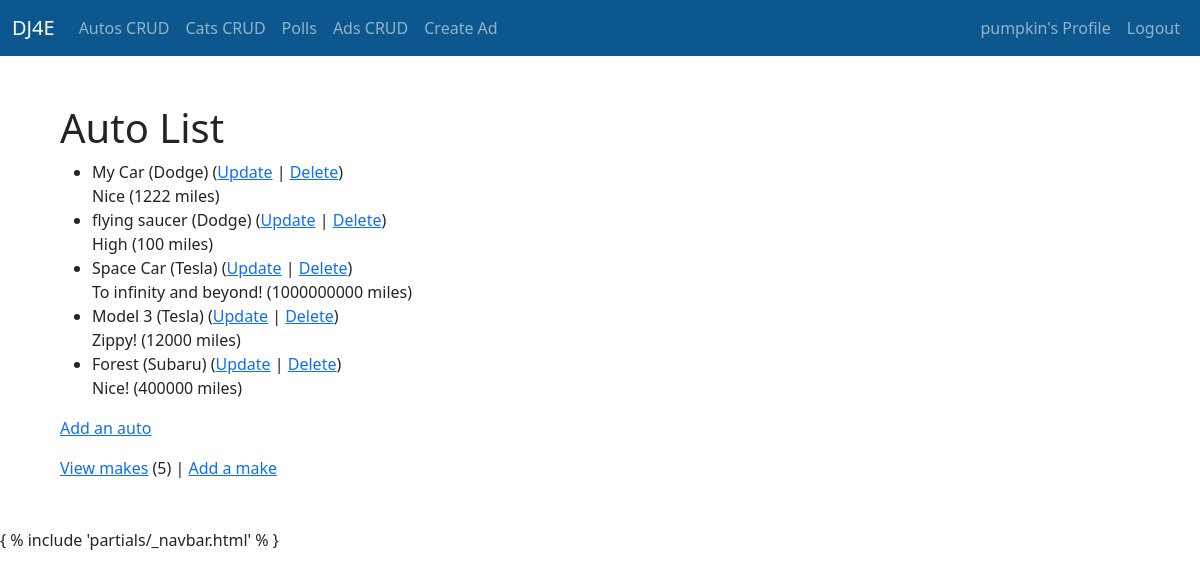
/autos/ (signed in), run on the app's committed database.
### autos/models.py (models this page shows, shortened)
class Auto(models.Model):
    nickname = models.CharField(
            max_length=200,
            validators=[MinLengthValidator(2, "Nickname must be greater than 1 character")]
    )
    mileage = models.PositiveIntegerField()
    comments = models.CharField(max_length=300)
    make = models.ForeignKey('Make', on_delete=models.CASCADE, null=False)

class Make(models.Model):
    name = models.CharField(
            max_length=200,
            help_text='Enter a make (e.g. Dodge)',
            validators=[MinLengthValidator(2, "Make must be greater than 1 character")]
    )
    def __str__(self):
        return self.name

### autos/views.py (the view)
# urls.py: path('', views.MainView.as_view(), name='all'),
class MainView(LoginRequiredMixin, View):
    def get(self, request):
        mc = Make.objects.all().count()
        al = Auto.objects.all()
        ctx = {'make_count': mc, 'auto_list': al}
        return render(request, 'autos/auto_list.html', ctx)

### home/context_processors.py (called while the page is built)
def settings(request):
    return {
        'settings': django_settings,
    }

### autos/templates/autos/auto_list.html
{% extends "base_bootstrap.html" %}
{% block content %}
  <h1>Auto List</h1>
  {% if auto_list %}
  <ul>
    {% for auto in auto_list %}
      <li>
          {{ auto.nickname }} ({{ auto.make }})
          (<a href="{% url 'autos:auto_update' auto.id %}">Update</a> |
          <a href="{% url 'autos:auto_delete' auto.id %}">Delete</a>) <br/>
          {{ auto.comments }} ({{ auto.mileage }} miles)
      </li>
    {% endfor %}
  </ul>
  {% else %}
    <p>There are no autos in the library.</p>
  {% endif %}
  <p>
    {% if make_count > 0 %}
      <a href="{% url 'autos:auto_create' %}">Add an auto</a>
    {% else %}
      Please add a make before you add an auto.
    {% endif %}
  </p>
  <p>
  <a href="{% url 'autos:make_list' %}">View makes</a> ({{ make_count }}) |
    <a href="{% url 'autos:make_create' %}">Add a make</a>
  </p>
{% endblock %}

### home/templates/partials/_navbar.html (shortened to what this page needs)
<nav class="navbar navbar-expand-lg navbar-dark" style="background-color:  #0c578d;">
    <div class="container-fluid">
      <a class="navbar-brand" href="#">DJ4E</a>
      <div class="collapse navbar-collapse" id="navbarSupportedContent">
          <ul class="navbar-nav me-auto mb-2 mb-lg-0">
            <li class="nav-item">
              <a class="nav-link {% if 'autos' == request.path %} active" style="color: red;" {% endif %} aria-current="page" href="{{ autos }}">Autos CRUD</a>
            </li>
            <li class="nav-item">
              <a class="nav-link" aria-current="page" href="{% url 'cats:cat_list' %}">Cats CRUD</a>
            </li>
            <li class="nav-item">
              <a class="nav-link" aria-current="page" href="{% url 'polls:index' %}">Polls</a>
            </li>
            <li class="nav-item">
              <a class="nav-link" aria-current="page" href="{% url 'ads:all' %}">Ads CRUD</a>
            </li>
            <li class="nav-item">
              <a class="nav-link" aria-current="page" href="{% url 'ads:ad_create' %}">Create Ad</a>
            </li>
          </ul>
        </div>
  <div class="nav navbar-nav navbar-right">
    {% if user.is_authenticated %}
      <a class="nav-item nav-link" href="#">{{user}}'s Profile</a>
      <a class="nav-item nav-link" href="#">Logout</a>
    {% else %}
      <a class="nav-item nav-link" href="{% url 'login' %}">Login</a>
      <a class="nav-item nav-link" href="{% url 'logout' %}">Register</a>
    {% endif %}
  </div>
      </div>
    </nav>

### data on the page
Auto: nickname "My Car", make "Dodge", comments "Nice", mileage "1222"
Auto: nickname "flying saucer", make "Dodge", comments "High", mileage "100"
Auto: nickname "Space Car", make "Tesla", comments "To infinity and beyond!", mileage "1000000000"
Auto: nickname "Model 3", make "Tesla", comments "Zippy!", mileage "12000"
Auto: nickname "Forest", make "Subaru", comments "Nice!", mileage "400000"

### other printed values
{{ user }} "pumpkin"
{{ make_count }} "5"
